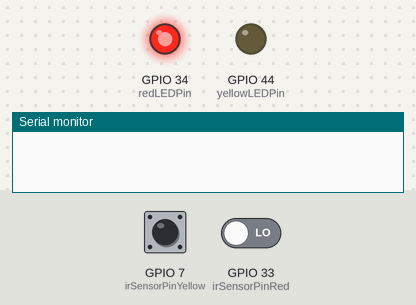
Bench run of a sketch on a simulated ESP32. Parts: output pins drawn as LEDs (lit = HIGH), the last lines printed to the serial monitor. Dashed ring = blinking. The inputs (shaded band) are chosen by the test bench; at power-on: GPIO 7 (irSensorPinYellow) HIGH, GPIO 33 (irSensorPinRed) LOW.

Above: at 1.2 s.
1.3 s: GPIO 7 (irSensorPinYellow) driven LOW
At 2.5 s:
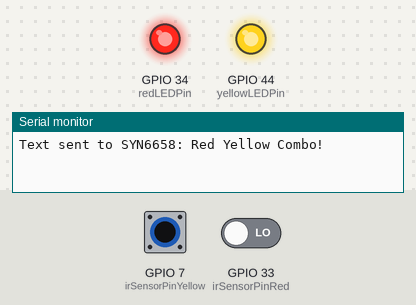
2.8 s: GPIO 33 (irSensorPinRed) driven HIGH
At 3.8 s:
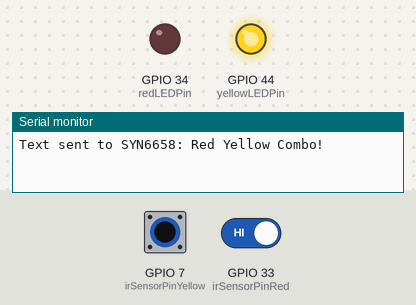
4.3 s: GPIO 7 (irSensorPinYellow) driven HIGH
At 5.0 s:
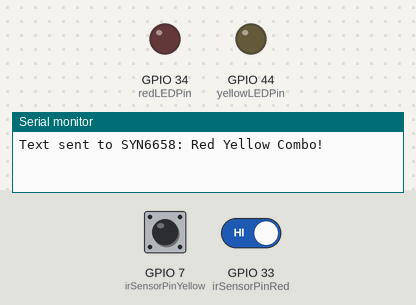
5.8 s: GPIO 33 (irSensorPinRed) driven LOW
At 6.1 s:
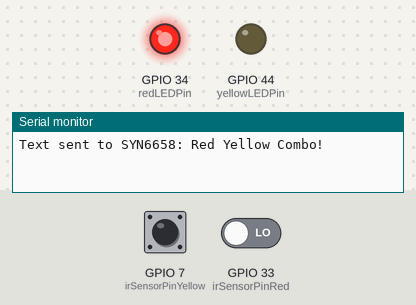
7.3 s: GPIO 7 (irSensorPinYellow) pulsed LOW 2 times (0.12 s each, 0.3 s apart)
At 7.7 s:
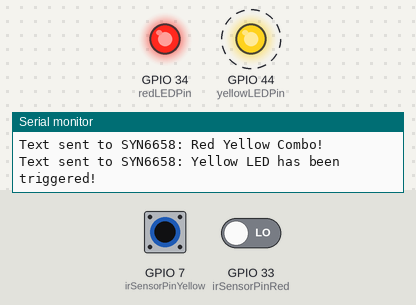
Timing chart, 0 to 10.3 s (numbered marks = the images above; inputs shaded):
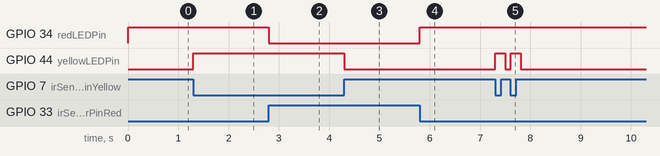

The sketch:

no_wifi_no_text.ino
```cpp
// Pin assignments

// Yellow LED & IR Sensor
const int irSensorPinYellow = D8;
const int yellowLEDPin = D7;

// Red LED & IR Sensor
const int irSensorPinRed = A5;
const int redLEDPin = A6;

// State Information - Used for Red/Yellow Combo
bool prevYellowState = false;
bool prevRedState = false;

// Red is triggered from Red/Yellow Combo first
unsigned long redTriggeredTime = 0;   // Timestamp
bool redComboAttempted = false;       // Track if combo is checked for Red

// Red/Yellow Combo has to be within 5 seconds
const unsigned long comboTimeout = 5000;

void setup() {
    pinMode(irSensorPinYellow, INPUT);
    pinMode(yellowLEDPin, OUTPUT);
    digitalWrite(yellowLEDPin, LOW);

    pinMode(irSensorPinRed, INPUT);
    pinMode(redLEDPin, OUTPUT);
    digitalWrite(redLEDPin, LOW);

    Serial.begin(115200);
    Serial1.begin(9600);  // Text-to-Speech Module Communication
}

void loop() {
    unsigned long currentMillis = millis();

    // Red LED logic
    bool irValueRed = (digitalRead(irSensorPinRed) == LOW);
    if (irValueRed && !prevRedState) {
        digitalWrite(redLEDPin, HIGH);
        redTriggeredTime = currentMillis;  // Store red trigger time
        redComboAttempted = false;         // Reset combo attempt flag
        prevRedState = true;
    } else if (!irValueRed && prevRedState) {
        digitalWrite(redLEDPin, LOW);
        prevRedState = false;
    }

    // Check if combo timeout has passed without a yellow trigger
    if (redTriggeredTime != 0 && !redComboAttempted &&
        currentMillis - redTriggeredTime > comboTimeout) {
        sendSpeechCommand("Red LED has been triggered!"); // Send speech after 5 seconds
        redComboAttempted = true;  // Mark combo check as attempted
        redTriggeredTime = 0;      // Reset red trigger time
    }

    // Yellow LED logic with combo check
    bool irValueYellow = (digitalRead(irSensorPinYellow) == LOW);
    if (irValueYellow && !prevYellowState) {
        digitalWrite(yellowLEDPin, HIGH);

        // Check if red was triggered within the last 5 seconds
        if (currentMillis - redTriggeredTime <= comboTimeout) {
            String message = "Red Yellow Combo!";
            sendSpeechCommand(message); // Send speech for red-yellow combo
            redTriggeredTime = 0;  // Reset red trigger time to avoid multiple combos
            redComboAttempted = true;  // Mark combo check as attempted
        } else {
            String message = "Yellow LED has been triggered!";
            sendSpeechCommand(message); // Send speech for yellow LED trigger
        }

        prevYellowState = true;
    } else if (!irValueYellow && prevYellowState) {
        digitalWrite(yellowLEDPin, LOW);
        prevYellowState = false;
    }

    delay(100);
}

void sendSpeechCommand(String text) {
    if (Serial1) {  // Check if Serial1 is ready
        Serial1.print(text + "\n");  // Send text with newline to SYN6658
        Serial.println("Text sent to SYN6658: " + text);  // Debug output
    } else {
        Serial.println("SYN6658 module is not ready to receive data.");
    }
}
```

Measured:
- after the input at 1.3 s, GPIO 44 (yellowLEDPin): LOW → HIGH at once
- after the input at 2.8 s, GPIO 34 (redLEDPin): HIGH → LOW at once
- after the input at 4.3 s, GPIO 44 (yellowLEDPin): HIGH → LOW at once
- after the input at 5.8 s, GPIO 34 (redLEDPin): LOW → HIGH at once
- after the input at 7.3 s, GPIO 44 (yellowLEDPin): alternates HIGH for 0.20 s and LOW for 0.10 s, 4 changes in all, then stays LOW, starting at once
